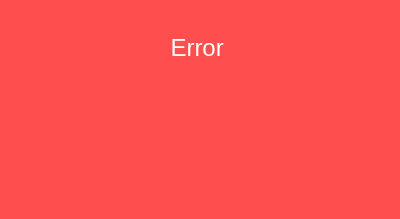
<?xml version="1.0" encoding="UTF-8"?>
<ui version="4.0">
 <class>Dialog</class>
 <widget class="QDialog" name="Dialog">
  <property name="geometry">
   <rect>
    <x>0</x>
    <y>0</y>
    <width>400</width>
    <height>219</height>
   </rect>
  </property>
  <property name="windowTitle">
   <string>Dialog</string>
  </property>
  <property name="styleSheet">
   <string notr="true">background-color:#ff4e4e;
color:white;</string>
  </property>
  <widget class="QTextEdit" name="ma_aviso">
   <property name="geometry">
    <rect>
     <x>40</x>
     <y>30</y>
     <width>321</width>
     <height>151</height>
    </rect>
   </property>
   <property name="styleSheet">
    <string notr="true">border:none;</string>
   </property>
   <property name="html">
    <string>&lt;!DOCTYPE HTML PUBLIC &quot;-//W3C//DTD HTML 4.0//EN&quot; &quot;http://www.w3.org/TR/REC-html40/strict.dtd&quot;&gt;
&lt;html&gt;&lt;head&gt;&lt;meta name=&quot;qrichtext&quot; content=&quot;1&quot; /&gt;&lt;style type=&quot;text/css&quot;&gt;
p, li { white-space: pre-wrap; }
&lt;/style&gt;&lt;/head&gt;&lt;body style=&quot; font-family:'MS Shell Dlg 2'; font-size:8.25pt; font-weight:400; font-style:normal;&quot;&gt;
&lt;p align=&quot;center&quot; style=&quot; margin-top:0px; margin-bottom:0px; margin-left:0px; margin-right:0px; -qt-block-indent:0; text-indent:0px;&quot;&gt;&lt;span style=&quot; font-size:18pt;&quot;&gt;Error &lt;/span&gt;&lt;/p&gt;
&lt;p align=&quot;center&quot; style=&quot;-qt-paragraph-type:empty; margin-top:0px; margin-bottom:0px; margin-left:0px; margin-right:0px; -qt-block-indent:0; text-indent:0px; font-size:18pt;&quot;&gt;&lt;br /&gt;&lt;/p&gt;&lt;/body&gt;&lt;/html&gt;</string>
   </property>
  </widget>
 </widget>
 <resources/>
 <connections/>
</ui>
